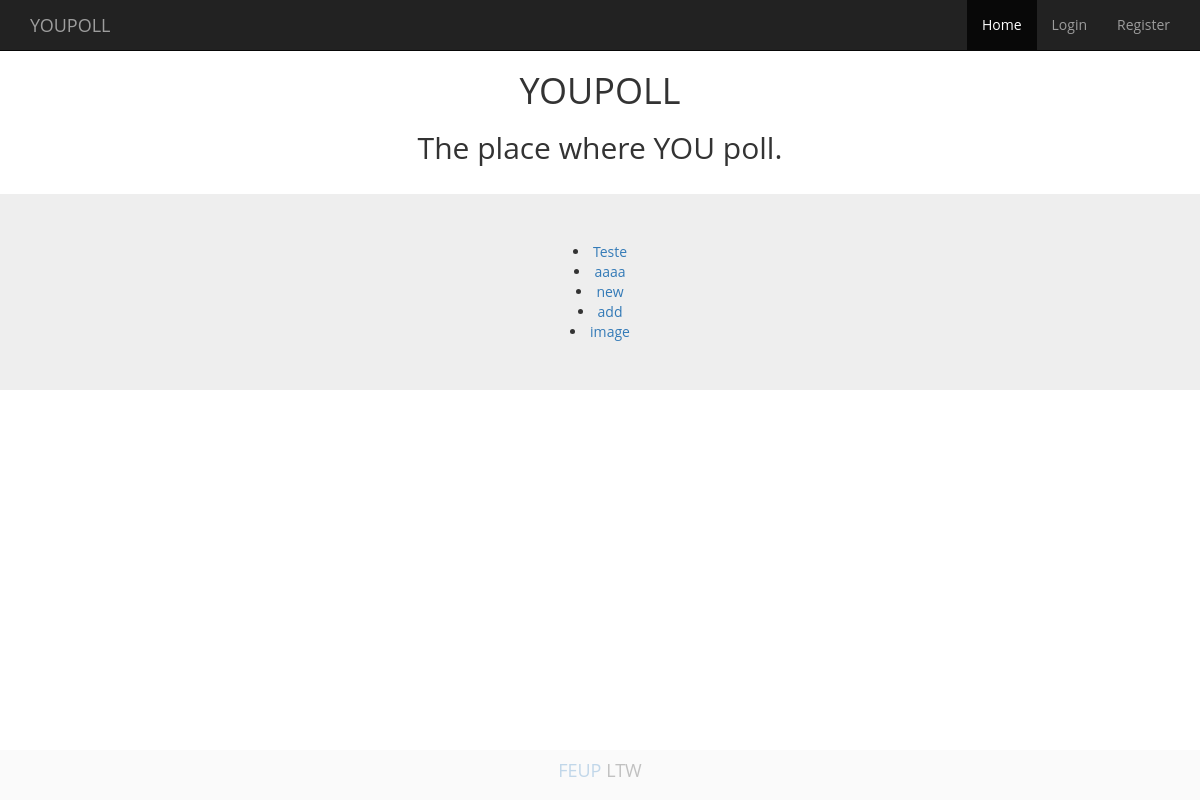
Before: / with the older database file.
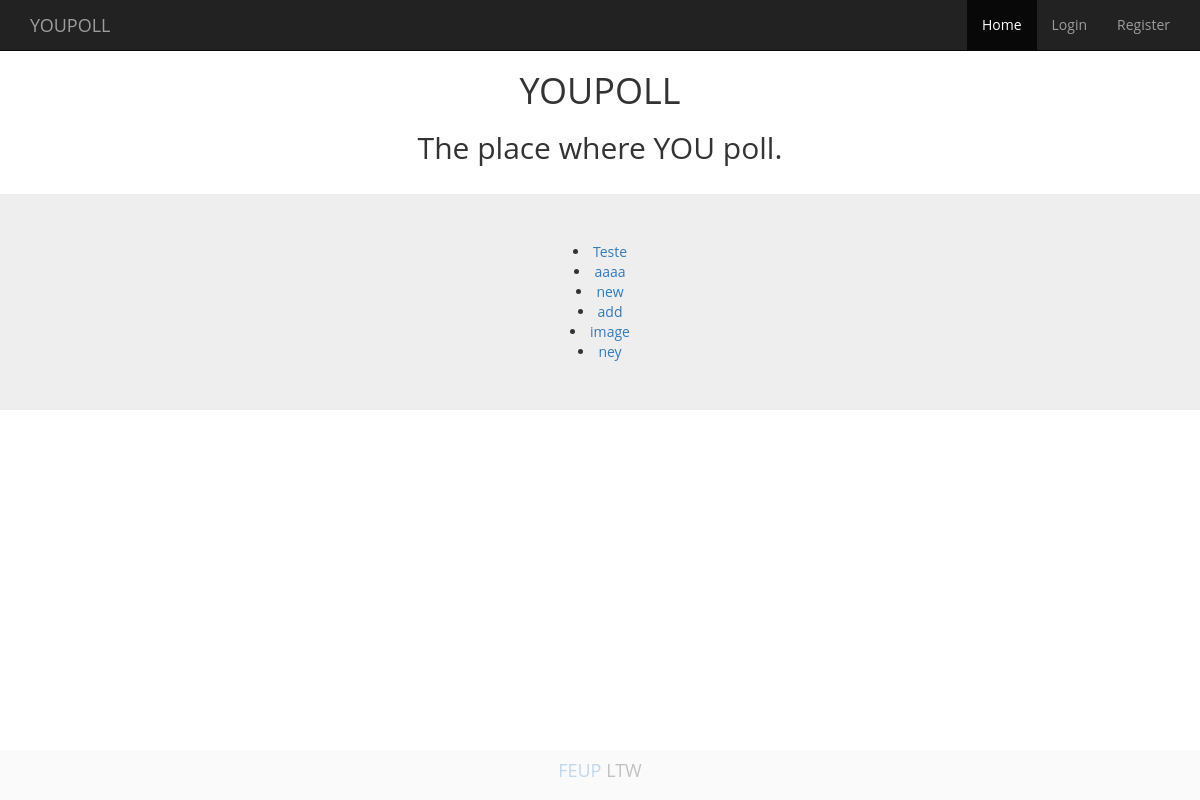
After: the same page with the newer database file.
### tables this page shows
CREATE TABLE Poll(
idPoll		INTEGER PRIMARY KEY AUTOINCREMENT,
idUser		INTEGER REFERENCES User(idUser) NOT NULL,
name 		TEXT UNIQUE NOT NULL,
image		TEXT NOT NULL,
private		INTEGER
);

### list_polls.php (the view)
<?php
$db = new PDO('sqlite:db/dataBase.db');
$stmt = $db->prepare('SELECT * FROM Poll');
$stmt->execute();
while($row = $stmt->fetch()){
  if($row['private'] == 0){ ?>
    <li><a href=<?php echo "vote_poll_body.php?poll=". $row['name']; ?> name=<?php echo $row['name']; ?> ><?php echo $row['name']; ?> </a></li>
<?php  }
} ?>

Changed rows visible on the page:
added poll: name "ney"
